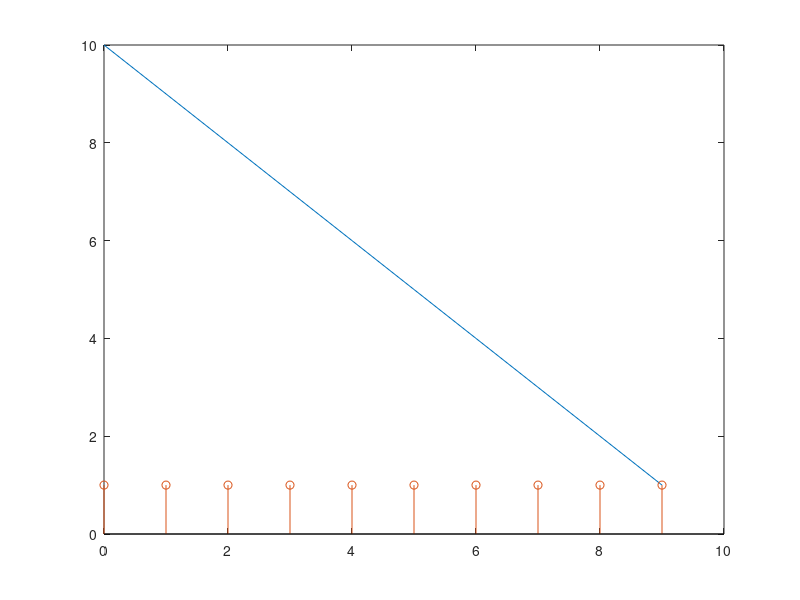

Write MATLAB code to recreate this figure.
clear all
close all
N=10;
x=ones(1,N);
y=x;
for k=0:N-1
    n=k:N-1;
    R(k+1)=sum(x(n+1).*y(n+1-k));
end

k=0:N-1;
plot(k,R)
hold on
stem(k,x)
